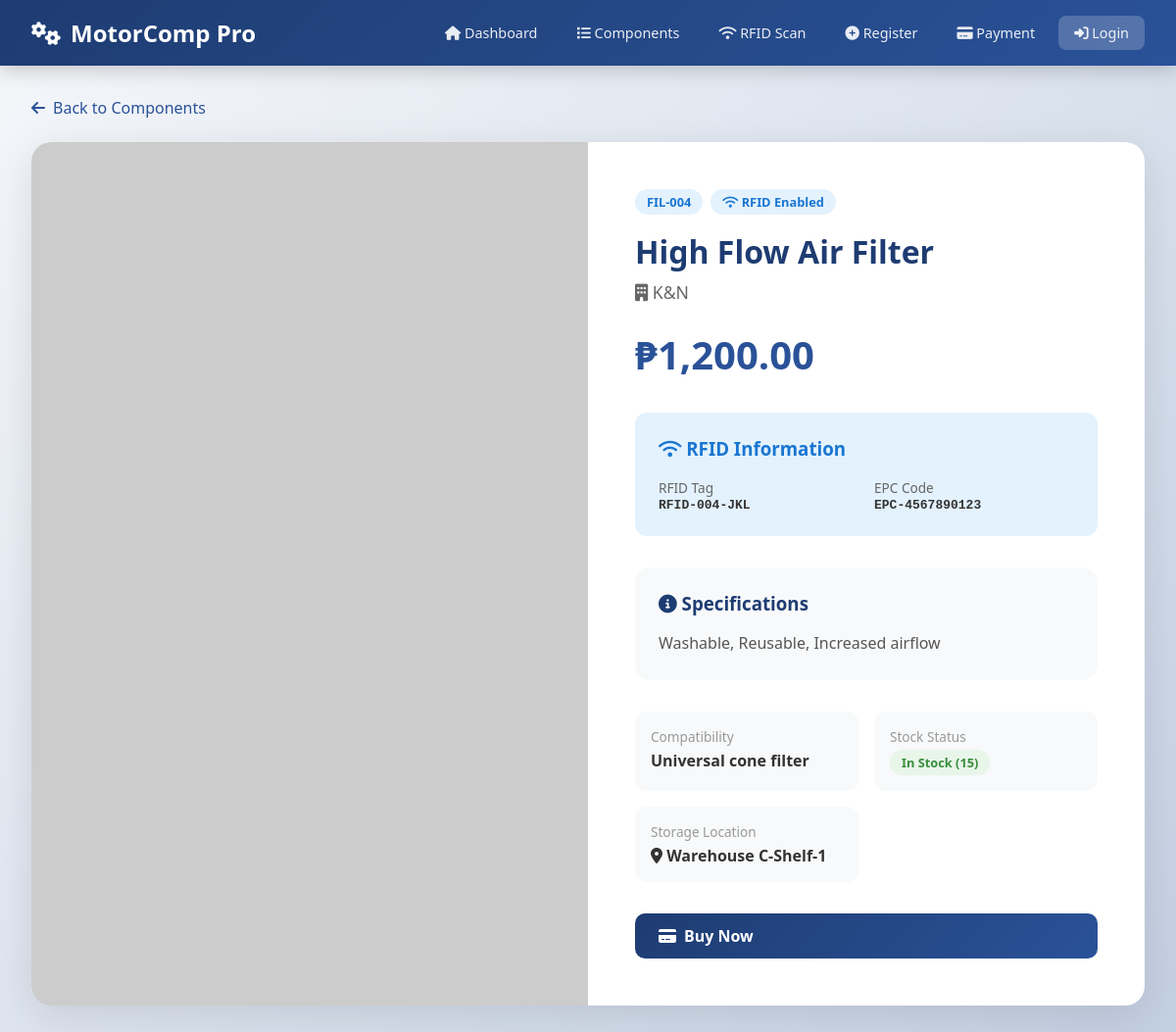
/view_component.php?id=4, run on the app's committed database.
### tables this page shows
CREATE TABLE IF NOT EXISTS components (
    id INT AUTO_INCREMENT PRIMARY KEY,
    component_id VARCHAR(50) UNIQUE NOT NULL,
    rfid_tag VARCHAR(100) UNIQUE,            
    rfid_epc VARCHAR(100),                   
    name VARCHAR(100) NOT NULL,
    brand VARCHAR(50) NOT NULL,
    price DECIMAL(10,2) NOT NULL,
    stock_quantity INT DEFAULT 0,
    specs TEXT,
    compatibility VARCHAR(255),
    image_url VARCHAR(500),
    location VARCHAR(100),                   
    created_at TIMESTAMP DEFAULT CURRENT_TIMESTAMP,
    updated_at TIMESTAMP DEFAULT CURRENT_TIMESTAMP ON UPDATE CURRENT_TIMESTAMP,
    INDEX idx_rfid (rfid_tag),               
    INDEX idx_component_id (component_id)
);

### config.php (called while the page is built, shortened)
<?php
function formatPrice($price) {
    return '₱' . number_format($price, 2);
}
function sanitize($input) {
    return htmlspecialchars(trim($input), ENT_QUOTES, 'UTF-8');
}
?>

### view_component.php (the view, shortened to what this page needs)
<?php
require_once 'config.php';
$id = isset($_GET['id']) ? intval($_GET['id']) : 0;
$db = getDB();
$result = $db->query("SELECT * FROM components WHERE id = $id");
$comp = $result->fetch_assoc();
require 'header.php';
$stockClass = $comp['stock_quantity'] > 10 ? 'badge-success' : ($comp['stock_quantity'] > 0 ? 'badge-warning' : 'badge-danger');
$stockText = $comp['stock_quantity'] > 10 ? 'In Stock' : ($comp['stock_quantity'] > 0 ? 'Low Stock' : 'Out of Stock');
?>
<a href="components.php" style="display: inline-flex; align-items: center; gap: 0.5rem; color: var(--secondary); margin-bottom: 1.5rem; text-decoration: none;">
  <i class="fas fa-arrow-left"></i> Back to Components
</a>
<div class="card">
  <div style="display: grid; grid-template-columns: 1fr 1fr;">
    <img src="<?php echo $comp['image_url'] ?: 'https://via.placeholder.com/600x600?text=No+Image'; ?>"
         alt="<?php echo sanitize($comp['name']); ?>"
         style="width: 100%; height: 100%; min-height: 400px; object-fit: cover;">
    <div style="padding: 3rem;">
      <div style="display: flex; gap: 0.5rem; margin-bottom: 1rem;">
        <span class="badge badge-info"><?php echo $comp['component_id']; ?></span>
        <?php if (!empty($comp['rfid_tag'])): ?>
        <span class="badge" style="background: #e3f2fd; color: #1976d2;">
          <i class="fas fa-wifi"></i> RFID Enabled
        </span>
        <?php endif; ?>
      </div>
      <h1 style="font-size: 2rem; color: var(--primary); margin-bottom: 0.5rem;"><?php echo sanitize($comp['name']); ?></h1>
      <p style="color: #666; font-size: 1.1rem; margin-bottom: 1.5rem;">
        <i class="fas fa-building"></i> <?php echo sanitize($comp['brand']); ?>
      </p>
      <div style="font-size: 2.5rem; color: var(--secondary); font-weight: 700; margin-bottom: 2rem;">
        <?php echo formatPrice($comp['price']); ?>
      </div>
      <?php if (!empty($comp['rfid_tag'])): ?>
      <div style="background: #e3f2fd; border-radius: 12px; padding: 1.5rem; margin-bottom: 2rem;">
        <h3 style="color: #1976d2; margin-bottom: 1rem;"><i class="fas fa-wifi"></i> RFID Information</h3>
        <div style="display: grid; grid-template-columns: 1fr 1fr; gap: 1rem;">
          <div>
            <label style="color: #666; font-size: 0.85rem;">RFID Tag</label>
            <div style="font-weight: 600; color: #333; font-family: monospace;"><?php echo sanitize($comp['rfid_tag']); ?></div>
          </div>
          <?php if (!empty($comp['rfid_epc'])): ?>
          <div>
            <label style="color: #666; font-size: 0.85rem;">EPC Code</label>
            <div style="font-weight: 600; color: #333; font-family: monospace;"><?php echo sanitize($comp['rfid_epc']); ?></div>
          </div>
          <?php endif; ?>
        </div>
      </div>
      <?php endif; ?>
      <div style="background: #f8f9fa; border-radius: 16px; padding: 1.5rem; margin-bottom: 2rem;">
        <h3 style="color: var(--primary); margin-bottom: 1rem;"><i class="fas fa-info-circle"></i> Specifications</h3>
        <p style="color: #555; line-height: 1.6;"><?php echo nl2br(sanitize($comp['specs'])); ?></p>
      </div>
      <div style="display: grid; grid-template-columns: 1fr 1fr; gap: 1rem; margin-bottom: 2rem;">
        <div style="background: #f8f9fa; padding: 1rem; border-radius: 12px;">
          <label style="display: block; color: #999; font-size: 0.85rem; margin-bottom: 0.25rem;">Compatibility</label>
          <span style="color: #333; font-weight: 600;"><?php echo $comp['compatibility'] ? sanitize($comp['compatibility']) : 'Universal'; ?></span>
        </div>
        <div style="background: #f8f9fa; padding: 1rem; border-radius: 12px;">
          <label style="display: block; color: #999; font-size: 0.85rem; margin-bottom: 0.25rem;">Stock Status</label>
          <span class="badge <?php echo $stockClass; ?>"><?php echo $stockText; ?> (<?php echo $comp['stock_quantity']; ?>)</span>
        </div>
        <?php if (!empty($comp['location'])): ?>
        <div style="background: #f8f9fa; padding: 1rem; border-radius: 12px;">
          <label style="display: block; color: #999; font-size: 0.85rem; margin-bottom: 0.25rem;">Storage Location</label>
          <span style="color: #333; font-weight: 600;"><i class="fas fa-map-marker-alt"></i> <?php echo sanitize($comp['location']); ?></span>
        </div>
        <?php endif; ?>
      </div>
      <div style="display: flex; gap: 1rem;">
        <?php if ($comp['stock_quantity'] > 0): ?>
        <a href="payment.php?component=<?php echo $comp['id']; ?>" class="btn btn-primary" style="flex: 1;">
          <i class="fas fa-credit-card"></i> Buy Now
        </a>
        <?php endif; ?>
      </div>
    </div>
  </div>
</div>
<?php require 'footer.php'; ?>

### header.php (style rules this page uses)
* { margin: 0; padding: 0; box-sizing: border-box; }
:root { --primary: #1e3c72; --secondary: #2a5298; --accent: #667eea; --success: #4caf50; --warning: #ff9800; --danger: #f44336; --light: #f5f7fa; --dark: #333; }
body { font-family: 'Segoe UI', Tahoma, Geneva, Verdana, sans-serif; background: linear-gradient(135deg, #f5f7fa 0%, #c3cfe2 100%); min-height: 100vh; color: var(--dark); }
.card { background: white; border-radius: 20px; box-shadow: 0 10px 40px rgba(0,0,0,0.1); overflow: hidden; }
.btn { display: inline-flex; align-items: center; gap: 0.5rem; padding: 0.75rem 1.5rem; border-radius: 10px; font-weight: 600; text-decoration: none; border: none; cursor: pointer; transition: all 0.3s; }
.btn-primary { background: linear-gradient(135deg, var(--primary), var(--secondary)); color: white; }
.badge { display: inline-block; padding: 0.25rem 0.75rem; border-radius: 20px; font-size: 0.8rem; font-weight: 600; }
.badge-success { background: #e8f5e9; color: #388e3c; }
.badge-info { background: #e3f2fd; color: #1976d2; }

### data on the page
components: component "FIL-004", name "High Flow Air Filter", brand "K&N", price "₱1,200.00", rfid_tag "RFID-004-JKL", rfid_epc "EPC-4567890123", specs "Washable, Reusable, Increased airflow", compatibility "Universal cone filter", stock_quantity "In Stock", stock_quantity "15", location "Warehouse C-Shelf-1"

### other printed values
APP_NAME "MotorComp Pro"
